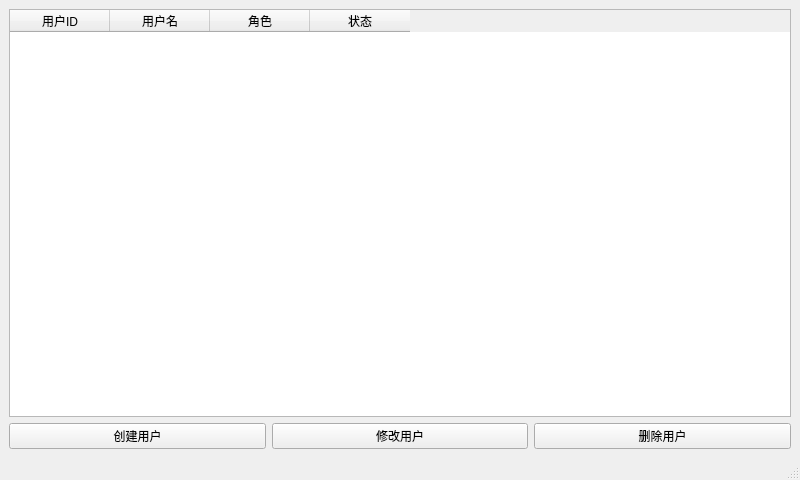
<?xml version="1.0" encoding="UTF-8"?>
<ui version="4.0">
 <class>usermanagewin</class>
 <widget class="QMainWindow" name="usermanagewin">
  <property name="geometry">
   <rect>
    <x>0</x>
    <y>0</y>
    <width>800</width>
    <height>480</height>
   </rect>
  </property>
  <property name="windowTitle">
   <string>用户管理</string>
  </property>
  <widget class="QWidget" name="centralwidget">
   <layout class="QVBoxLayout" name="verticalLayout">
    <item>
     <widget class="QTableWidget" name="tableWidget">
      <property name="columnCount">
       <number>4</number>
      </property>
      <property name="rowCount">
       <number>0</number>
      </property>
      <column>
       <property name="text">
        <string>用户ID</string>
       </property>
      </column>
      <column>
       <property name="text">
        <string>用户名</string>
       </property>
      </column>
      <column>
       <property name="text">
        <string>角色</string>
       </property>
      </column>
      <column>
       <property name="text">
        <string>状态</string>
       </property>
      </column>
     </widget>
    </item>
    <item>
     <layout class="QHBoxLayout" name="horizontalLayout">
      <item>
       <widget class="QPushButton" name="btnCreate">
        <property name="text">
         <string>创建用户</string>
        </property>
       </widget>
      </item>
      <item>
       <widget class="QPushButton" name="btnEdit">
        <property name="text">
         <string>修改用户</string>
        </property>
       </widget>
      </item>
      <item>
       <widget class="QPushButton" name="btnDelete">
        <property name="text">
         <string>删除用户</string>
        </property>
       </widget>
      </item>
     </layout>
    </item>
   </layout>
  </widget>
  <widget class="QMenuBar" name="menubar">
   <property name="geometry">
    <rect>
     <x>0</x>
     <y>0</y>
     <width>800</width>
     <height>26</height>
    </rect>
   </property>
  </widget>
  <widget class="QStatusBar" name="statusbar"/>
 </widget>
 <resources/>
 <connections/>
</ui>
